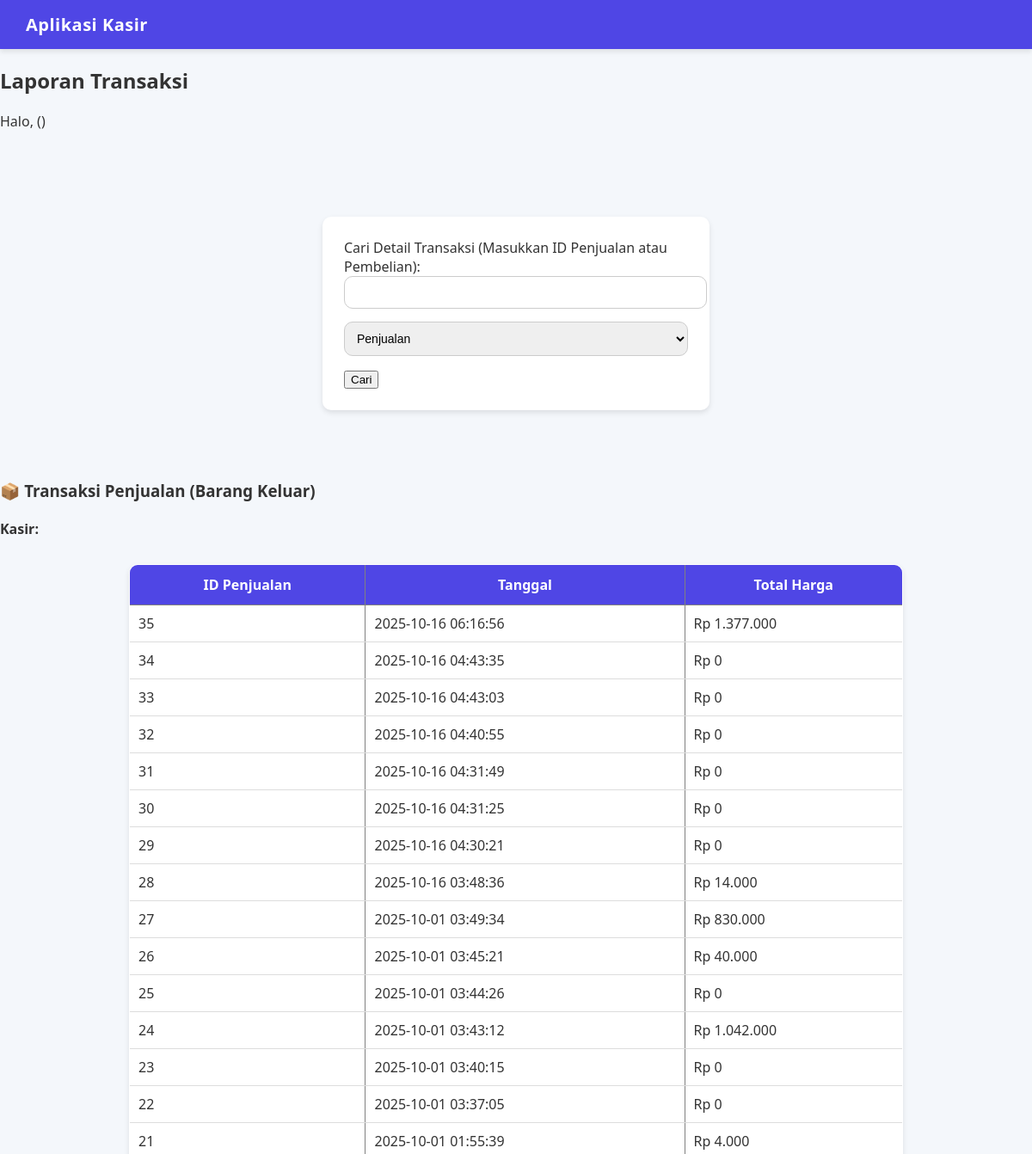
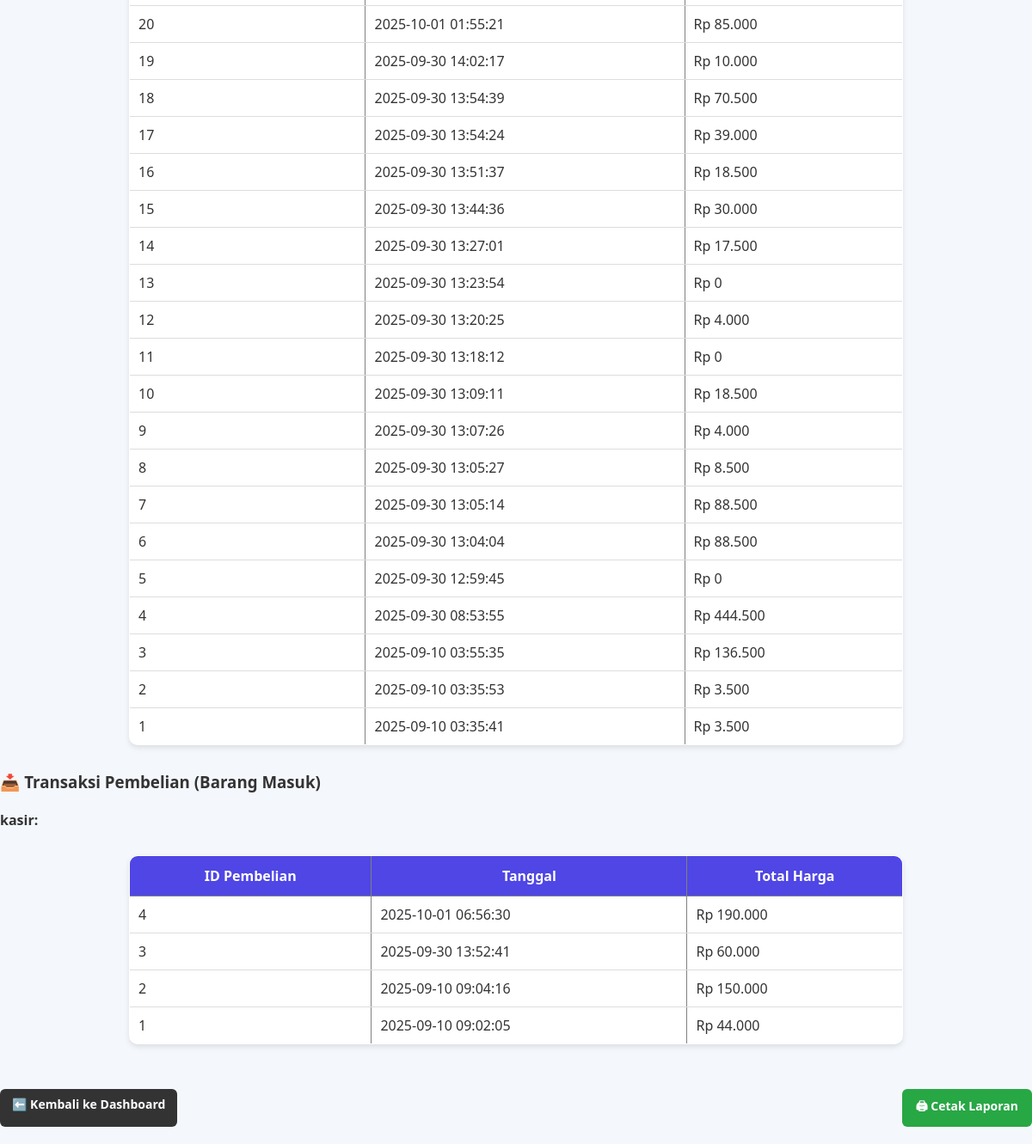
Screenshot of /pages/transaksi.php with the database file from the repository (2 pictures, top to bottom).
### tables this page shows
CREATE TABLE `penjualan` (
  `penjualan_id` int(11) NOT NULL,
  `user_id` int(11) DEFAULT NULL,
  `tanggal` datetime DEFAULT current_timestamp(),
  `total_harga` decimal(10,2) DEFAULT NULL
);

CREATE TABLE `pembelian` (
  `pembelian_id` int(11) NOT NULL,
  `user_id` int(11) DEFAULT NULL,
  `tanggal` datetime DEFAULT current_timestamp(),
  `total_harga` decimal(10,2) DEFAULT NULL
);

### pages/transaksi.php (the view, shortened to what this page needs)
<?php
include("../config/db.php");
?>
<!DOCTYPE html>
<html>
<head>
    <link rel="stylesheet" href="../assets/style.css">
</head>
<body>
  <div class="navbar">
    <h1>Aplikasi Kasir</h1>
  </div>
<h2>Laporan Transaksi</h2>
<p>Halo, <?= $_SESSION['username']; ?> (<?= $_SESSION['role']; ?>)</p>
<br><br>
<form method="GET" class="no-print">
    <label>Cari Detail Transaksi (Masukkan ID Penjualan atau Pembelian):</label><br>
    <input type="number" name="detail_id">
    <select name="tipe">
        <option value="penjualan">Penjualan</option>
    </select>
    <button type="submit">Cari</button>
</form>
<br>
<?php
if (!empty($_GET['detail_id']) && isset($_GET['tipe'])) {
    $id = $_GET['detail_id'];
    $tipe = $_GET['tipe'];
    echo "<div class='no-print'>";
    if ($tipe == "penjualan") {
        echo "<h3>Detail Penjualan #$id</h3>";
        $sql = "SELECT dp.jumlah, dp.subtotal, pr.nama_produk, pr.harga
                FROM detail_penjualan dp
                JOIN produk pr ON dp.produk_id = pr.produk_id
                WHERE dp.penjualan_id = '$id'";
        $result = $conn->query($sql);
        if ($result->num_rows > 0) {
            echo "<table border='1' cellpadding='5'>
                    <tr><th>Nama Produk</th><th>Jumlah</th><th>Harga Satuan</th><th>Subtotal</th></tr>";
            while ($row = $result->fetch_assoc()) {
                echo "<tr>
                        <td>".$row['nama_produk']."</td>
                        <td>".$row['jumlah']."</td>
                        <td>Rp ".number_format($row['harga'],0,',','.')."</td>
                        <td>Rp ".number_format($row['subtotal'],0,',','.')."</td>
                      </tr>";
            }
            echo "</table>";
        } else {
            echo "<p style='color:red'>Data tidak ditemukan!</p>";
        }
    } else {
        echo "<h3>Detail Pembelian #$id</h3>";
        $sql = "SELECT dp.jumlah, dp.harga, pr.nama_produk
                FROM detail_pembelian dp
                JOIN produk pr ON dp.produk_id = pr.produk_id
                WHERE dp.pembelian_id = '$id'";
        $result = $conn->query($sql);
        if ($result->num_rows > 0) {
            echo "<table border='1' cellpadding='5'>
                    <tr><th>Nama Produk</th><th>Jumlah</th><th>Harga Beli</th><th>Subtotal</th></tr>";
            while ($row = $result->fetch_assoc()) {
                $subtotal = $row['jumlah'] * $row['harga'];
                echo "<tr>
                        <td>".$row['nama_produk']."</td>
                        <td>".$row['jumlah']."</td>
                        <td>Rp ".number_format($row['harga'],0,',','.')."</td>
                        <td>Rp ".number_format($subtotal,0,',','.')."</td>
                      </tr>";
            }
            echo "</table>";
        } else {
            echo "<p style='color:red'>Data tidak ditemukan!</p>";
        }
    }
    echo "<br><a href='transaksi.php'>⬅️ Kembali ke Semua Transaksi</a><br><br>";
    echo "</div>";
} else {
    echo "<div class='print-area'>";
    echo "<h3>📦 Transaksi Penjualan (Barang Keluar)</h3>";
    echo "<h4>Kasir: " . $_SESSION['username'] . "</h4>";
    echo "<table border='1' cellpadding='5'>
            <tr>
                <th>ID Penjualan</th>
                <th>Tanggal</th>
                <th>Total Harga</th>
            </tr>";
    $sql = "SELECT p.penjualan_id, p.tanggal, p.total_harga
            FROM penjualan p
            ORDER BY p.tanggal DESC";
    $result = $conn->query($sql);
    while ($row = $result->fetch_assoc()) {
        echo "<tr>
                <td>".$row['penjualan_id']."</td>
                <td>".$row['tanggal']."</td>
                <td>Rp ".number_format($row['total_harga'],0,',','.')."</td>
              </tr>";
    }
    echo "</table>";
    echo "<h3>📥 Transaksi Pembelian (Barang Masuk)</h3>";
    echo "<h4>kasir: " . $_SESSION['username'] . "</h4>";
    echo "<table border='1' cellpadding='5'>
            <tr>
                <th>ID Pembelian</th>
                <th>Tanggal</th>
                <th>Total Harga</th>
            </tr>";
    $sql = "SELECT b.pembelian_id, b.tanggal, b.total_harga
            FROM pembelian b
            ORDER BY b.tanggal DESC";
    $result = $conn->query($sql);
    while ($row = $result->fetch_assoc()) {
        echo "<tr>
                <td>".$row['pembelian_id']."</td>
                <td>".$row['tanggal']."</td>
                <td>Rp ".number_format($row['total_harga'],0,',','.')."</td>
              </tr>";
    }
    echo "</table>";
    echo "</div>";
}
?>
<br>
<div class="button-group">
        <a href="dashboard.php" class="btn secondary">⬅️ Kembali ke Dashboard</a>
       <a onclick="window.print()" class="btn print no-print">🖨 Cetak Laporan</a>
    </div>

### assets/style.css (style rules this page uses)
:root { --bg: #f4f7fb; --card: #ffffff; --accent: #4f46e5; --danger: #e11d48; --success-bg: #e0f7e9; --success-border: #00b341; --success-text: #007a29; --shadow: 0 3px 6px rgba(0,0,0,0.1); --radius: 10px; }
body { font-family: 'Segoe UI', Tahoma, Geneva, Verdana, sans-serif; background-color: var(--bg); color: #333; margin: 0; padding: 0; }
.navbar { background-color: var(--accent); color: white; padding: 15px 30px; display: flex; justify-content: space-between; align-items: center; box-shadow: var(--shadow); }
.navbar h1 { font-size: 20px; margin: 0; letter-spacing: 0.5px; }
table { border-collapse: collapse; width: 100%; max-width: 900px; margin: 30px auto; background: var(--card); box-shadow: var(--shadow); border-radius: var(--radius); overflow: hidden; }
th { background-color: var(--accent); color: white; padding: 12px; }
td { padding: 10px; border-bottom: 1px solid #ddd; }
.btn { display: inline-block; background-color: var(--accent); color: white; padding: 10px 18px; border-radius: var(--radius); text-decoration: none; font-size: 14px; font-weight: 600; transition: 0.2s; }
form { max-width: 400px; margin: 40px auto; background: var(--card); padding: 25px; border-radius: var(--radius); box-shadow: var(--shadow); }
input, select { width: 100%; padding: 10px; margin-bottom: 15px; border: 1px solid #ccc; border-radius: var(--radius); font-size: 14px; }
.button-group { display: flex; justify-content: space-between; margin-bottom: 20px; }
.btn { padding: 8px 14px; border-radius: 6px; text-decoration: none; font-weight: bold; transition: 0.2s; text-align: center; }
.btn.secondary { background-color: #333; color: #fff; }

### pages/transaksi.php (style rules this page uses)
.btn.print { background-color: #28a745; color: white; padding: 10px 16px; border-radius: 6px; font-weight: 600; text-decoration: none; display: inline-block; transition: 0.2s; }

### rows the page displays
penjualan: penjualan_id "35", tanggal "2025-10-16 06:16:56", total_harga "1.377.000"
penjualan: penjualan_id "34", tanggal "2025-10-16 04:43:35", total_harga "0"
penjualan: penjualan_id "33", tanggal "2025-10-16 04:43:03", total_harga "0"
penjualan: penjualan_id "32", tanggal "2025-10-16 04:40:55", total_harga "0"
penjualan: penjualan_id "31", tanggal "2025-10-16 04:31:49", total_harga "0"
penjualan: penjualan_id "30", tanggal "2025-10-16 04:31:25", total_harga "0"
penjualan: penjualan_id "29", tanggal "2025-10-16 04:30:21", total_harga "0"
penjualan: penjualan_id "28", tanggal "2025-10-16 03:48:36", total_harga "14.000"
penjualan: penjualan_id "27", tanggal "2025-10-01 03:49:34", total_harga "830.000"
penjualan: penjualan_id "26", tanggal "2025-10-01 03:45:21", total_harga "40.000"
penjualan: penjualan_id "25", tanggal "2025-10-01 03:44:26", total_harga "0"
penjualan: penjualan_id "24", tanggal "2025-10-01 03:43:12", total_harga "1.042.000"
penjualan: penjualan_id "23", tanggal "2025-10-01 03:40:15", total_harga "0"
penjualan: penjualan_id "22", tanggal "2025-10-01 03:37:05", total_harga "0"
penjualan: penjualan_id "21", tanggal "2025-10-01 01:55:39", total_harga "4.000"
penjualan: penjualan_id "20", tanggal "2025-10-01 01:55:21", total_harga "85.000"
penjualan: penjualan_id "19", tanggal "2025-09-30 14:02:17", total_harga "10.000"
penjualan: penjualan_id "18", tanggal "2025-09-30 13:54:39", total_harga "70.500"
penjualan: penjualan_id "17", tanggal "2025-09-30 13:54:24", total_harga "39.000"
penjualan: penjualan_id "16", tanggal "2025-09-30 13:51:37", total_harga "18.500"
penjualan: penjualan_id "15", tanggal "2025-09-30 13:44:36", total_harga "30.000"
penjualan: penjualan_id "14", tanggal "2025-09-30 13:27:01", total_harga "17.500"
penjualan: penjualan_id "13", tanggal "2025-09-30 13:23:54", total_harga "0"
penjualan: penjualan_id "12", tanggal "2025-09-30 13:20:25", total_harga "4.000"
penjualan: penjualan_id "11", tanggal "2025-09-30 13:18:12", total_harga "0"
penjualan: penjualan_id "10", tanggal "2025-09-30 13:09:11", total_harga "18.500"
penjualan: penjualan_id "9", tanggal "2025-09-30 13:07:26", total_harga "4.000"
penjualan: penjualan_id "8", tanggal "2025-09-30 13:05:27", total_harga "8.500"
penjualan: penjualan_id "7", tanggal "2025-09-30 13:05:14", total_harga "88.500"
penjualan: penjualan_id "6", tanggal "2025-09-30 13:04:04", total_harga "88.500"
penjualan: penjualan_id "5", tanggal "2025-09-30 12:59:45", total_harga "0"
penjualan: penjualan_id "4", tanggal "2025-09-30 08:53:55", total_harga "444.500"
penjualan: penjualan_id "3", tanggal "2025-09-10 03:55:35", total_harga "136.500"
penjualan: penjualan_id "2", tanggal "2025-09-10 03:35:53", total_harga "3.500"
penjualan: penjualan_id "1", tanggal "2025-09-10 03:35:41", total_harga "3.500"
pembelian: pembelian_id "4", tanggal "2025-10-01 06:56:30", total_harga "190.000"
pembelian: pembelian_id "3", tanggal "2025-09-30 13:52:41", total_harga "60.000"
pembelian: pembelian_id "2", tanggal "2025-09-10 09:04:16", total_harga "150.000"
pembelian: pembelian_id "1", tanggal "2025-09-10 09:02:05", total_harga "44.000"
